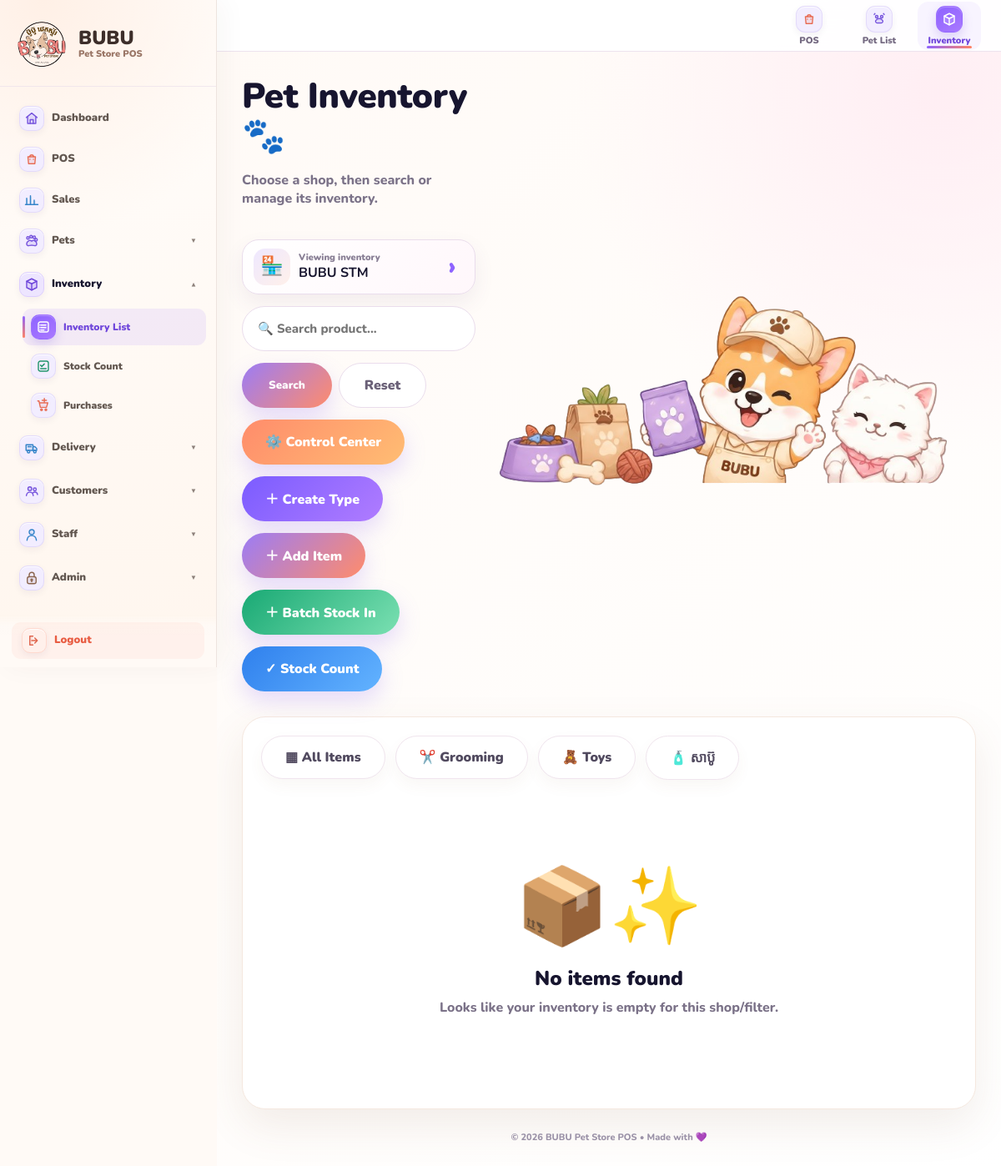
The app's page /inventory/?type=5&branch=2 (signed in), older data.
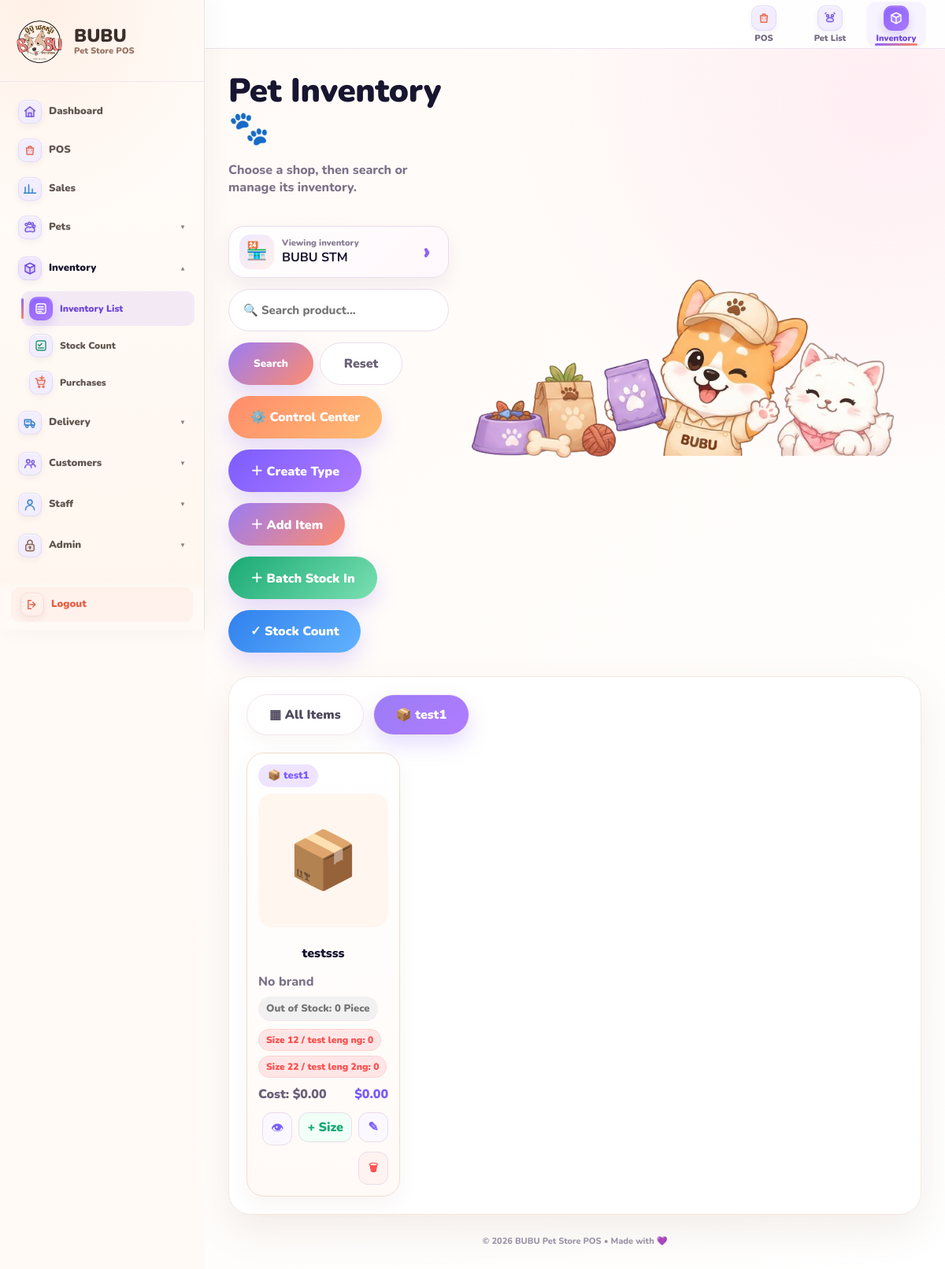
The same page, newer data.
### inventory/models.py (models this page shows, shortened)
class Branch(models.Model):
    name = models.CharField(max_length=100, unique=True)
    is_active = models.BooleanField(default=True)
    payment_qr_image = models.ImageField(
        upload_to="branch_payment_qr/",
        blank=True,
        null=True,
        help_text="Upload the payment QR image used by this branch.",
    )
    payment_qr_label = models.CharField(
        max_length=100,
        blank=True,
        default="Scan to pay",
        help_text="Text shown below the QR on the customer display.",
    )
    payment_qr_updated_at = models.DateTimeField(
        null=True,
        blank=True,
    )
    customer_display_payment_event_id = models.PositiveBigIntegerField(
        default=0,
    )
    customer_display_payment_amount = models.DecimalField(
        max_digits=12,
        decimal_places=2,
        default=0,
    )
    customer_display_payment_at = models.DateTimeField(
        null=True,
        blank=True,
    )
    latitude = models.DecimalField(
        max_digits=10,
        decimal_places=7,
        null=True,
        blank=True,
        help_text="Branch GPS latitude.",
    )
    longitude = models.DecimalField(
        max_digits=10,
        decimal_places=7,
        null=True,
        blank=True,
        help_text="Branch GPS longitude.",
    )
    allowed_radius_meters = models.PositiveIntegerField(
        default=150,
        help_text="Allowed distance from branch for attendance scan.",
    )

class ItemType(models.Model):
    name = models.CharField(max_length=100, unique=True)
    emoji = models.CharField(max_length=10, blank=True, default="📦")
    is_active = models.BooleanField(default=True)

class Item(models.Model):
    UNIT_CHOICES = [
        ("piece", "Piece"),
        ("bottle", "Bottle"),
        ("ml", "ML"),
        ("g", "Gram"),
        ("kg", "KG"),
        ("pack", "Pack"),
        ("box", "Box"),
        ("service", "Service"),
        ("pet", "Pet"),
    ]
    item_type = models.ForeignKey(
        ItemType,
        on_delete=models.SET_NULL,
        null=True,
        blank=True,
        related_name="items",
    )
    name = models.CharField(max_length=200)
    brand = models.CharField(max_length=100, blank=True, default="")
    image = models.ImageField(upload_to="items/", blank=True, null=True)
    unit = models.CharField(max_length=20, choices=UNIT_CHOICES, default="piece")
    cost_price = models.DecimalField(max_digits=10, decimal_places=2, default=0)
    sale_price = models.DecimalField(max_digits=10, decimal_places=2, default=0)
    is_active = models.BooleanField(default=True)
    created_at = models.DateTimeField(auto_now_add=True)

class ItemVariant(models.Model):
    item = models.ForeignKey(
        Item,
        on_delete=models.CASCADE,
        related_name="variants",
    )
    sku = models.CharField(max_length=80, blank=True, default="")
    image = models.ImageField(upload_to="item_variants/", blank=True, null=True)
    color = models.CharField(max_length=50, blank=True, default="")
    size = models.CharField(max_length=50, blank=True, default="")
    label = models.CharField(max_length=100, blank=True, default="")
    quantity = models.IntegerField(default=0)
    cost_price = models.DecimalField(max_digits=10, decimal_places=2, default=0)
    sale_price = models.DecimalField(max_digits=10, decimal_places=2, default=0)
    sort_order = models.PositiveIntegerField(default=0)
    is_active = models.BooleanField(default=True)
    class Meta:
        ordering = ["item__name", "sort_order", "id"]
        indexes = [
            models.Index(fields=["item", "is_active"]),
            models.Index(fields=["item", "sort_order"]),
            models.Index(fields=["sku"]),
        ]
    def display_name(self):
        parts = []
        if self.size:
            parts.append(f"Size {self.size}")
        if self.color:
            parts.append(self.color)
        if self.label:
            parts.append(self.label)
        return " / ".join(parts) if parts else "Default"

### inventory/views.py (the view)
# urls.py: path("", views.item_list, name="item_list"),
@login_required
def item_list(request):
    q = request.GET.get("q", "").strip()
    type_id = request.GET.get("type", "").strip()
    current_branch = get_selected_branch(request)
    branches = Branch.objects.filter(is_active=True).order_by("name")
    variant_qs = ItemVariant.objects.order_by("sort_order", "id")
    items = (
        Item.objects
        .filter(is_active=True)
        .select_related("item_type")
        .prefetch_related(Prefetch("variants", queryset=variant_qs))
        .order_by("name", "id")
    )
    item_types = ItemType.objects.filter(is_active=True).order_by("name")
    if q:
        items = items.filter(
            Q(name__icontains=q)
            | Q(brand__icontains=q)
            | Q(item_type__name__icontains=q)
            | Q(variants__sku__icontains=q)
            | Q(variants__color__icontains=q)
            | Q(variants__size__icontains=q)
            | Q(variants__label__icontains=q)
        ).distinct()
        type_id = ""
    elif type_id:
        items = items.filter(item_type_id=type_id)
    items = list(items)
    for item in items:
        item.branch_stock_total = get_item_branch_qty(item, current_branch)
        for variant in item.variants.all():
            variant.branch_stock_qty = get_variant_branch_qty(
                variant,
                current_branch,
            )
    return render(request, "inventory/item_list.html", {
        "items": items,
        "item_types": item_types,
        "q": q,
        "selected_type": type_id,
        "q": q,
        "current_branch": current_branch,
        "branches": branches,
        "can_manage_inventory": can_manage_inventory(request.user),
        "can_create_inventory_type": can_create_inventory_type(request.user),
        "can_manage_inventory_settings": can_manage_inventory_settings(request.user),
        "can_view_cost_price": can_view_cost_price(request.user),
        "can_edit_cost_price": can_edit_cost_price(request.user),
    })

### templates/inventory/item_list.html (shortened to what this page needs)
{% extends "base.html" %}
{% load static cost_tags %}
{% block content %}
<div class="inventory-hero inventory-hero-clean">
    <div class="inventory-title">
        <div class="inventory-title-row">
            <div>
                <h1>Pet Inventory 🐾</h1>
                <p>Choose a shop, then search or manage its inventory.</p>
            </div>
        </div>
        <form method="get" class="tool-row clean-tool-row" id="filterForm">
            {% if request.user.is_superuser %}
                <button type="button" class="shop-selector-card" onclick="openBranchPopup()">
                    <span class="shop-selector-icon">🏪</span>
                    <span class="shop-selector-text">
                        <small>Viewing inventory</small>
                        <strong>
                            {% if current_branch %}
                                {{ current_branch.name }}
                            {% else %}
                                Choose Shop
                            {% endif %}
                        </strong>
                    </span>
                    <span class="shop-selector-arrow">›</span>
                </button>
            {% endif %}
            <input
                class="search-pill"
                type="text"
                name="q"
                placeholder="🔍 Search product..."
                value="{{ q|default:'' }}"
            >
            <div class="inventory-command-row">
                <button class="btn-search" type="submit">Search</button>
                <a
                    href="{% url 'item_list' %}{% if request.user.is_superuser and current_branch %}?branch={{ current_branch.id }}{% endif %}"
                    class="btn-reset"
                >
                    Reset
                </a>
            </div>
            {% if can_manage_inventory or can_create_inventory_type or can_manage_inventory_settings %}
                <div class="mobile-action-panel" id="mobileActionPanel">
                    {% if can_manage_inventory_settings %}
                        <a href="{% url 'inventory_control_center' %}" class="add-btn control-btn">
                            ⚙️ Control Center
                        </a>
                    {% endif %}
                    {% if can_create_inventory_type %}
                        <a href="{% url 'item_type_create' %}" class="add-btn type-btn">
                            ＋ Create Type
                        </a>
                    {% endif %}
                    {% if can_manage_inventory %}
                        <a href="{% url 'item_create' %}" class="add-btn">
                            ＋ Add Item
                        </a>
                        {% if current_branch and request.user.is_superuser %}
                            <a href="{% url 'stock_batch_in' %}?branch={{ current_branch.id }}" class="add-btn stock-batch-btn">
                                ＋ Batch Stock In
                            </a>
                        {% else %}
                            <a href="{% url 'stock_batch_in' %}" class="add-btn stock-batch-btn">
                                ＋ Batch Stock In
                            </a>
                        {% endif %}
                        <a href="{% url 'stock_count_list' %}{% if current_branch %}?branch={{ current_branch.id }}{% endif %}" class="add-btn stock-count-btn">
                            ✓ Stock Count
                        </a>
                    {% endif %}
                </div>
            {% endif %}
        </form>
    </div>
    <img src="{% static 'img/inventory-hero.png' %}" class="hero-img">
</div>
<div class="inventory-panel">
    <div class="category-tabs">
        <div class="type-tab-wrap">
            <a
                class="tab {% if not selected_type %}active{% endif %}"
                href="{% url 'item_list' %}{% if request.user.is_superuser and current_branch %}?branch={{ current_branch.id }}{% endif %}"
            >
                ▦ All Items
            </a>
        </div>
        {% for type in item_types %}
            <div class="type-tab-wrap">
                <a
                    class="tab {% if selected_type == type.id|stringformat:'s' %}active{% endif %}"
                    href="?type={{ type.id }}{% if request.user.is_superuser and current_branch %}&branch={{ current_branch.id }}{% endif %}"
                >
                    {{ type.emoji|default:"📦" }} {{ type.name }}
                </a>
            </div>
        {% endfor %}
    </div>
    <div class="product-grid">
        {% for item in items %}
        <div class="product-card">
            <span class="badge">
                {% if item.item_type %}
                    {{ item.item_type.emoji|default:"📦" }} {{ item.item_type.name }}
                {% else %}
                    📦 No Type
                {% endif %}
            </span>
            <button
                type="button"
                class="inventory-detail-trigger product-image-trigger"
                data-template-id="inventoryItemTemplate{{ item.id }}"
                onclick="openInventoryItemDetail(this)"
                aria-label="View {{ item.name }}"
            >
                <div class="product-img">
                    {% if item.image %}
                        <img
                            class="inventory-product-photo"
                            src="{{ item.image.url }}"
                            data-media-src="{{ item.image.url }}"
                            alt="{{ item.name }}"
                            loading="eager"
                            decoding="async"
                            onerror="inventoryImageError(this)"
                        >
                    {% else %}
                        <div class="placeholder">📦</div>
                    {% endif %}
                </div>
            </button>
            <div class="product-name">
                <button
                    type="button"
                    class="inventory-detail-trigger product-name-trigger"
                    data-template-id="inventoryItemTemplate{{ item.id }}"
                    onclick="openInventoryItemDetail(this)"
                >
                    {{ item.name }}
                </button>
            </div>
            <div class="brand">{{ item.brand|default:"No brand" }}</div>
            {% if item.branch_stock_total <= 0 %}
                <div class="stock zero">
                    Out of Stock: {{ item.branch_stock_total }} {{ item.get_unit_display }}
                </div>
            {% elif item.branch_stock_total <= 3 %}
                <div class="stock low">
                    Low Stock: {{ item.branch_stock_total }} {{ item.get_unit_display }}
                </div>
            {% else %}
                <div class="stock">
                    Stock: {{ item.branch_stock_total }} {{ item.get_unit_display }}
                </div>
            {% endif %}
            <div class="variant-list">
                {% for variant in item.variants.all|slice:":3" %}
                    <span class="variant-chip {% if variant.branch_stock_qty <= 0 %}low{% else %}good{% endif %}">
                        {{ variant.display_name }}: {{ variant.branch_stock_qty }}
                    </span>
                {% empty %}
                    <span class="variant-chip">No variant yet</span>
                {% endfor %}
            </div>
            {% if can_view_cost_price or can_edit_cost_price %}
            <div class="price-row">
                <span class="cost">Cost: {% cost_display item.cost_price %}</span>
                <span class="price">${{ item.sale_price|floatformat:2 }}</span>
            </div>
            {% endif %}
            <div class="action-row">
                <button
                    type="button"
                    class="icon-btn view-btn inventory-detail-trigger"
                    data-template-id="inventoryItemTemplate{{ item.id }}"
                    onclick="openInventoryItemDetail(this)"
                    title="View"
                >
                    👁
                </button>
                {% if can_manage_inventory %}
                    <a
                        href="{% url 'item_variant_create' item.id %}"
                        class="icon-btn stock-btn"
                        title="Add variant"
                    >
                        + Size
                    </a>
                    <a
                        href="{% url 'item_edit' item.id %}"
                        class="icon-btn edit-btn"
                        title="Edit"
                    >
                        ✎
                    </a>
                    <form
                        method="post"
                        action="{% url 'item_delete' item.id %}"
                        style="display:contents;"
                        onsubmit="return confirm('Delete {{ item.name|escapejs }}?');"
                    >
                        <button
                            type="submit"
                            class="icon-btn delete-btn"
                            title="Delete"
                        >
                            🗑
                        </button>
                    </form>
                {% endif %}
            </div>
        </div>
        {% empty %}
        <div class="empty-box">
            <div>
                <div style="font-size:90px;">📦✨</div>
                <h3>No items found</h3>
                <p>Looks like your inventory is empty for this shop/filter.</p>
            </div>
        </div>
        {% endfor %}
    </div>
</div>
{% endblock %}

Row changes from the older to the newer data that the page shows:
removed ItemType: emoji "✂️", name "Grooming"
removed ItemType: emoji "🧸", name "Toys"
removed ItemType: emoji "🧴", name "សាប៊ូ"
added ItemType: emoji "📦", name "test1"
added Item: item_type.emoji "📦", item_type.name "test1", name "testsss", brand "No brand", branch_stock_total "0", unit "Piece", cost_price.is_superuser "$0.00", sale_price "0.00"
added ItemVariant: display_name "Size 12 / test leng ng", branch_stock_qty "0"
added ItemVariant: display_name "Size 22 / test leng 2ng", branch_stock_qty "0"
Text that changed along with them:
text no longer shown: "📦✨ No items found Looks like your inventory is empty for this shop/filter."
